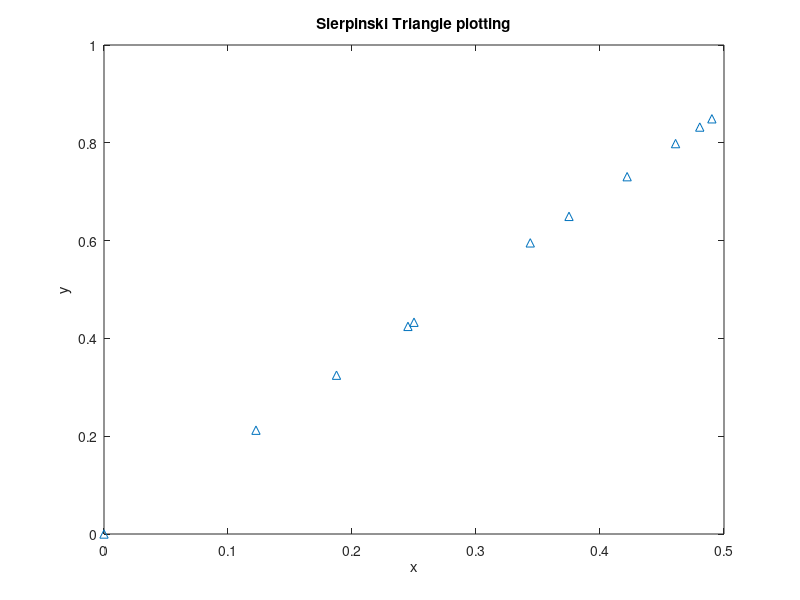
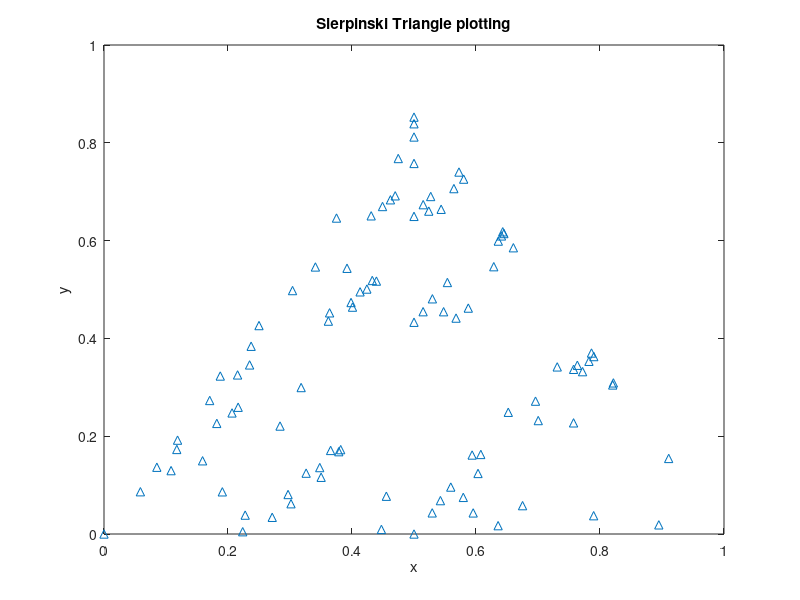
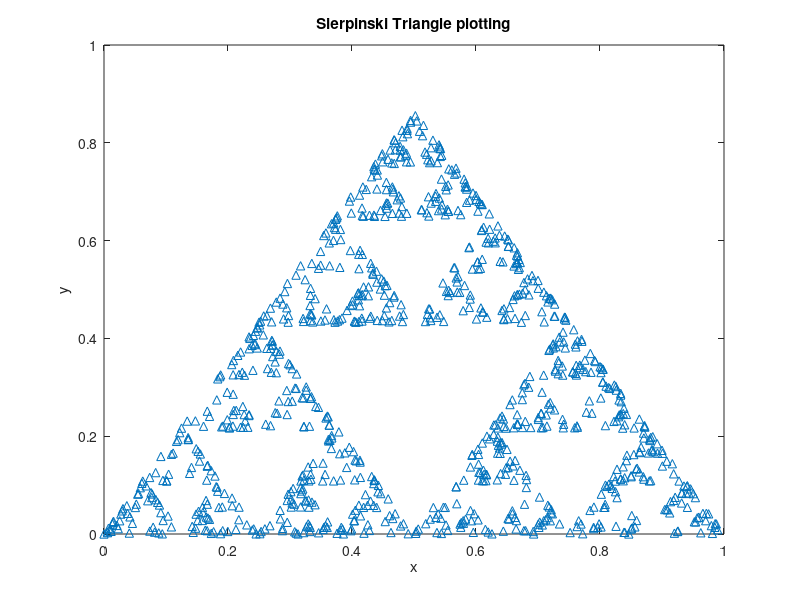
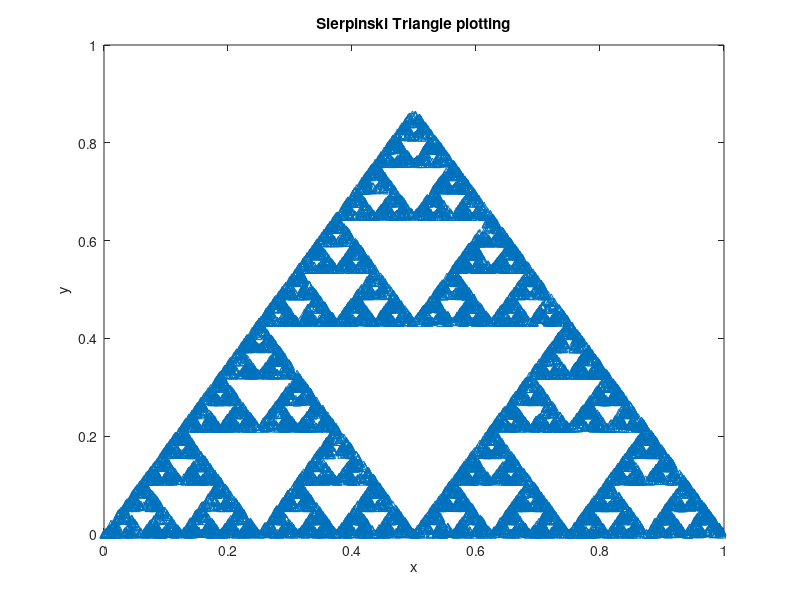

These figures' MATLAB source, in order:
% Homework 4 정서진(2024112396)

fprintf("[Prob 1]\n")

row = 6; column = 4;

A = [];

% matrix comprised with '1'
% for j = 1:column
%     for i = 1:row
%         A(i, j)= 1;
%     end
% end
% disp(A)

for j = 1:column
    for i = 1:row
        A(i, j)= 2*j - 3*i;
    end
end
disp(A)

pause

%%%%%%%%%%%%%%%%%%%%%%%%%%%%%%%%%%%%%%%%%%%%

fprintf("[Prob 2]\n")

x = [9 -1.5 13.4 13.3 -2.1 4.6 1.1 5 -6.1 10 0.2];

for j = 1:length(x)
    for i = 1:length(x)
        if (x(j) < x(i))
            a = x(j);
            x(j) = x(i);
            x(i) = a;
        end
    end
end
disp(x)
if (x == sort(x))
    fprintf("rearrangement complete!\n");
else
    fprintf("invalid\n");
end

pause

%%%%%%%%%%%%%%%%%%%%%%%%%%%%%%%%%%%%%%%%%%%%

fprintf("[Prob 3]")

disp(" ")

n_vec = 0;
sum_result_vec = 0;

for n = 1:500
    summation = n * (n + 1) / 2;
    if (mod(summation, 111) == 0)
        if summation < 1000
            n_vec = n;
            sum_result_vec = summation;
        end

    end
end

disp('    n    sum')
table = [n_vec sum_result_vec];
disp(table)
pause 

%%%%%%%%%%%%%%%%%%%%%%%%%%%%%%%%%%%%%%%%%%%%

fprintf("[Prob 4]")

n = [10, 100, 1000, 10000];
xi = 0;
yi = 0;
x = [xi];
y = [yi];

for i = 1:length(n)
    for j = 1:n(i)
        rule = randi([1,3]);
        switch rule
            case 1
                x(j+1) = 0.5 * x(j);
                y(j+1) = 0.5 * y(j);
            case 2
                x(j+1) = 0.5 * x(j) + 0.25;
                y(j+1) = 0.5 * y(j) + sqrt(3) / 4;
            case 3
                x(j+1) = 0.5 * x(j) + 0.5;
                y(j+1) = 0.5 * y(j);
        end
    end
    figure(i)
    plot(x, y, '^')
    title('Sierpinski Triangle plotting')
    xlabel('x');
    ylabel('y');
end

pause
